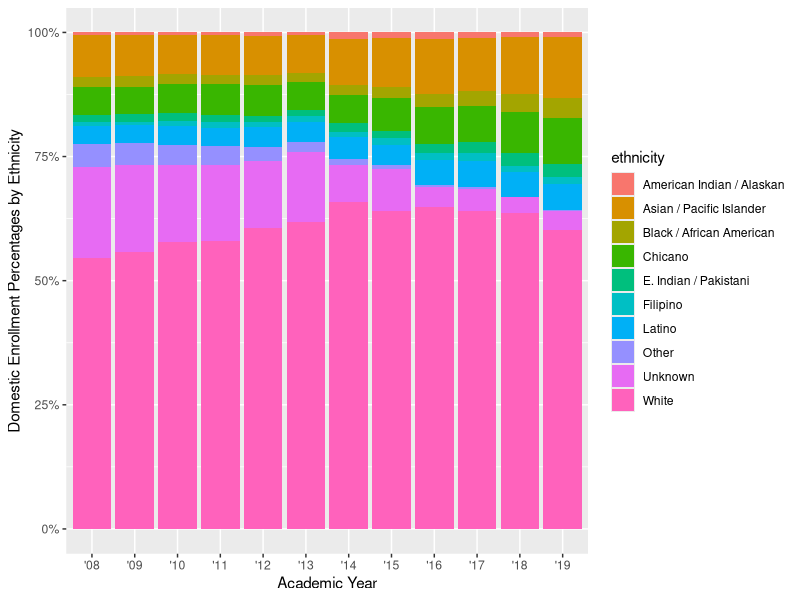

R code for this plot:
## ---- chunk 1
knitr::opts_chunk$set(echo = TRUE)

library(tidyverse)
library(here)
## ---- chunk 2
# read csv file
ucsb_grad  <- read_csv(here("data","ucsb_grad_data.csv"))
## ---- chunk 3
#Make ggplot2 graph
ggplot(data = ucsb_grad, aes(x = year_abbr, y = domestic_enrollment)) + # select x- and y-axis variables
  geom_col(aes(fill = ethnicity), position = "fill") + # create stacked bar graph
  scale_y_continuous(labels = scales::percent) +
  labs(x = "Academic Year",
       y = "Domestic Enrollment Percentages by Ethnicity")
